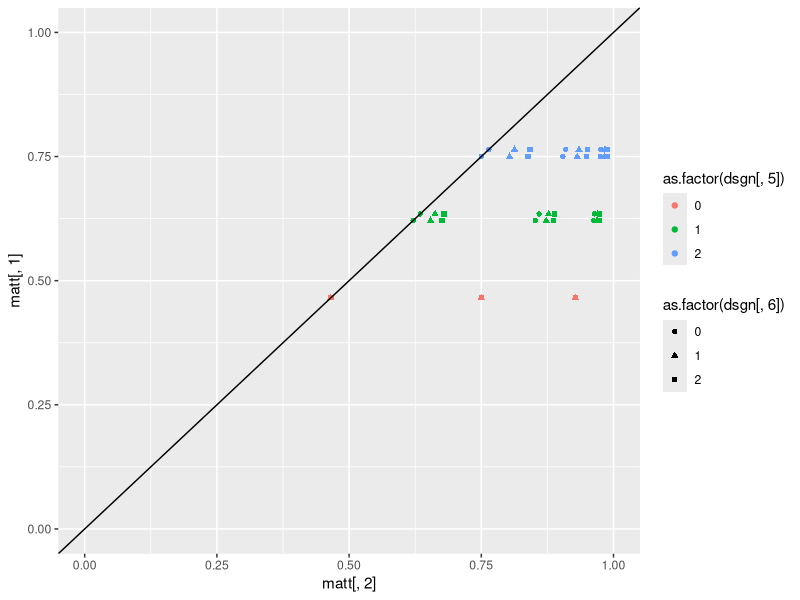
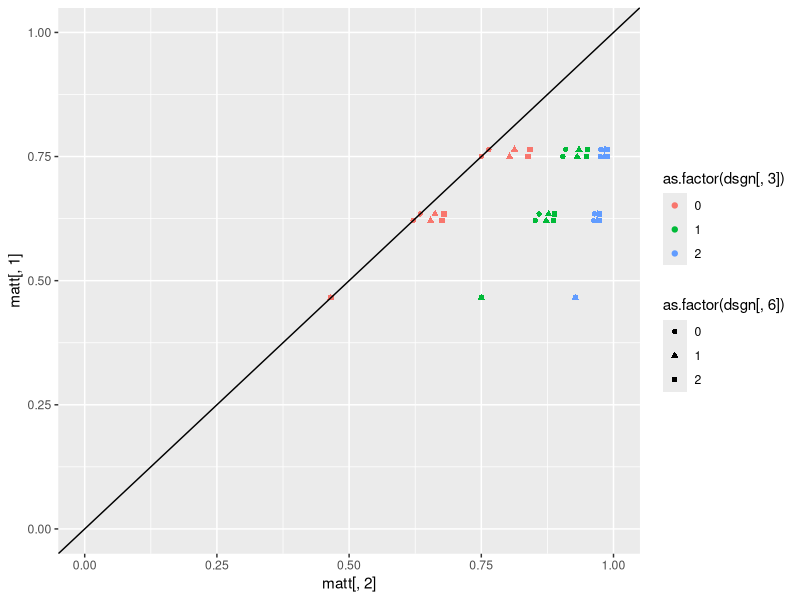

Recreate these plots in R, in order. (Note: this script raises an error after producing the figures.)
####
# This code sets determines how different parameter settings influence diff= P(y2=1|X1=X2=1)-P(y2=1|X1=X2=0)
#
#

# 1 to be determined
# 2 no effect (good at zero)
# 3 must be zero
# 4 ==0.5 (high)
# 5 ==2    (high)
# 6 ==0    (zero)
# 7 ==0.5 (high)

######################################################################## Design of experiment
lvls <- list(NA)

fixlev<-c(0,0.5)  # levels for not interesting parameters
#seqlev<-round(seq(0,4,0.3333),3)  # levels for  interesting parameters
seqlev<-c(0,1,2) # levels for  interesting parameters

lvls[[1]] <- c(0)  # violation

lvls[[2]] <- c(0, 1, 2)

lvls[[3]] <- c(0, 1, 2) 

lvls[[4]] <- c(0,1) 

lvls[[5]] <- c(0, 1, 2)

lvls[[6]] <-c(0, 1, 2)

lvls[[7]] <- c(0) # violation

lvls[[8]] <- c(0)

lvls[[9]] <- c(0)

lvls[[10]] <- c(0)

lvls[[11]] <- c(0,  1,  2)

interceptc<-(0)  # intercept for C1 and C2
intercepty<-(-1)   # intercept for Y1 and Y2
intercepth<-(-1)  #intercept for H
interceptz<-0.5
interceptx<-0.5

### factorial design
dsgn <- as.matrix(expand.grid(lvls[[1]], lvls[[2]], lvls[[3]], lvls[[4]], lvls[[5]], lvls[[6]], lvls[[7]], lvls[[8]], lvls[[9]], lvls[[10]], lvls[[11]]))
dim(dsgn)
dim(dsgn)[1]
######################################################################## 
### CALCULATE TRUE VALUES OF diff
matt <- matrix(0, dim(dsgn)[1], 2)

for (i in c(1:dim(dsgn)[1])) {
truetheta11 <- 0
kk <- 1
individual <- matrix(0, 8, 8)

 myH<-0
 myZ<-0
 myX1<-1
 myX2<-1
    for (c2i in 0:1) {
        for (y1i in 0:1) {
            for (c1i in 0:1) {
                individual[kk, 1:3] <- c(y1i, c1i, c2i)
 
                # P(C1=1 or =0)
                pc1<-1/(1+exp(-(interceptc )))
                aa <- (as.numeric(c1i == 1) * (pc1) + as.numeric(c1i == 0) * (1-pc1))

                # P(Y1=1 or =0|C1,X1)
                py1<-1/(1+exp(-(intercepty + dsgn[i, 5]*c1i + dsgn[i, 3]*myX1 + dsgn[i, 8]*myH)))
                bb <- as.numeric(y1i == 1) * (py1) + as.numeric(y1i == 0) * (1 - py1)

                # P(C2=1 or =0|C1,X1)
                pc2<-(1/(1+exp(-(interceptc + dsgn[i, 4]*c1i + dsgn[i, 6]*myX1))))
                cc <- as.numeric(c2i == 1) * (pc2)  + as.numeric(c2i == 0)*(1-pc2)
                
                # P(Y2=1|C2,X2,Y1)
                dd <- (as.numeric(y1i == 1) * 1 + as.numeric(y1i == 0) * ( (1/(1+exp(-(intercepty+dsgn[i, 9]*myZ + dsgn[i, 5]*c2i + dsgn[i, 3]*myX2 + dsgn[i, 8]*myH)))) ))                

                individual[kk, 5:8] <- c(aa, bb, cc, dd)
		
                # Product
                individual[kk, 4] <- aa * bb * cc * dd
                truetheta11 <- truetheta11 + individual[kk, 4]   

                kk <- kk + 1
            }
        }
    }
    
    
    
    truetheta00<- 0
    kk <- 1
    individual <- matrix(0, 8, 8)
    myH<-0
    myZ<-0
    myX1<-0
    myX2<-0

    for (c2i in 0:1) {
        for (y1i in 0:1) {
            for (c1i in 0:1) {
                individual[kk, 1:3] <- c(y1i, c1i, c2i)
 
                # P(C1=1 or =0)
                pc1<-1/(1+exp(-(interceptc )))
                aa <- (as.numeric(c1i == 1) * (pc1) + as.numeric(c1i == 0) * (1-pc1))

                # P(Y1=1 or =0|C1,X1)
                py1<-1/(1+exp(-(intercepty + dsgn[i, 5]*c1i + dsgn[i, 3]*myX1 + dsgn[i, 8]*myH)))
                bb <- as.numeric(y1i == 1) * (py1) + as.numeric(y1i == 0) * (1 - py1)

                # P(C2=1 or =0|C1,X1)
                pc2<-(1/(1+exp(-(interceptc + dsgn[i, 4]*c1i + dsgn[i, 6]*myX1))))
                cc <- as.numeric(c2i == 1) * (pc2)  + as.numeric(c2i == 0)*(1-pc2)
                
                # P(Y2=1|C2,X2,Y1)
                dd <- (as.numeric(y1i == 1) * 1 + as.numeric(y1i == 0) * ( (1/(1+exp(-(intercepty+dsgn[i, 9]*myZ + dsgn[i, 5]*c2i + dsgn[i, 3]*myX2 + dsgn[i, 8]*myH)))) ))                

                individual[kk, 5:8] <- c(aa, bb, cc, dd)
            

                # Product
                individual[kk, 4] <- aa * bb * cc * dd
                truetheta00 <- truetheta00 + individual[kk, 4]
                
                kk <- kk + 1
            }
        }
    }
  
    matt[i, ] <- c(truetheta00, truetheta11)
    print(i/dim(dsgn)[1])
}
######################################################################## 

library(ggplot2)
# Marginal probabilities of y2:
colMeans(matt)

diff_theta<-round(matt[,2]-matt[,1],5)
summary(diff_theta)

plot1<-qplot(matt[,2],matt[,1],  color=as.factor(dsgn[,5]), shape=as.factor(dsgn[,6]), ylim=c(0,1), xlim=c(0,1))+geom_abline(slope=1,intercept=0)
plot2<-qplot(matt[,2],matt[,1],  color=as.factor(dsgn[,3]), shape=as.factor(dsgn[,6]), ylim=c(0,1), xlim=c(0,1))+geom_abline(slope=1,intercept=0)
grid.arrange(plot1, plot2, ncol=1)

# Plots of interest:

#Theta3 has noticiable effect
qplot(dsgn[,3]+(dsgn[,6])/20, diff_theta,  color=as.factor(dsgn[,5]), shape=as.factor(dsgn[,4]))

# Theta5 and Theta6 also have effect
qplot(dsgn[,5]+(dsgn[,6])/20, diff_theta,  color=as.factor(dsgn[,3]), shape=as.factor(dsgn[,4]))
qplot(dsgn[,6]+(dsgn[,5])/20, diff_theta,  color=as.factor(dsgn[,3]), shape=as.factor(dsgn[,4]))

######################################################################
mod1<-glm(diff_theta~dsgn[,c(1:7,11)] + .*.*.,data=data.frame(dsgn[,c(1:7,11)]), family="binomial")
summary(mod1)
summary(mod1)$coefficients[summary(mod1)$coefficients[,4]<0.99,]
######################################################################## 






######################################################################## 
ppp <- 1
est <- matrix(0, dim(dsgn)[1], 2)
kkk <- 1
result <- matrix(0, dim(dsgn)[1], 2)
numsim <- 500  ### number of datasets generated under each scenario
Bayesresult <- matrix(0, dim(dsgn)[1] * numsim, 8)
n <- 200  ### size of each dataset
#set.seed(13)  ### for reproducibility
seedlist <- sample(1:250000, size = numsim)

######################################################################## 
simdatasum<-matrix(0,dim(dsgn)[1],8)
colnames(simdatasum)<-c( "H",     "Z",    "C1",    "X1",    "C2",    "Y1",    "X2",    "Y2") 
for (i in c(1:dim(dsgn)[1])) {
    ### loop over datasets
    for (j in 1:numsim) {
        print(c(i, j))
print(        kkk/(dim(dsgn)[1] * numsim))
#        set.seed(seedlist[j])


	    H <- rbinom(n, size = 1, prob = (1/(1+exp(-(intercepth)))) )
        Z  <- rbinom(n, 1, (1/(1+exp(-(interceptz + dsgn[i, 10]*H)))) )
        C1 <- rbinom(n, size = 1, prob = (1/(1+exp(-(interceptc)))) )
        X1<- rbinom(n, 1, (1/(1+exp(-(interceptx + dsgn[i, 1]*C1 + dsgn[i, 2]*H)))) ) 
        C2 <-rbinom(n, 1, (1/(1+exp(-(interceptc + dsgn[i, 4]*C1 + dsgn[i, 6]*X1)))) )         
        Y1 <-rbinom(n, 1, (1/(1+exp(-(intercepty + dsgn[i, 5]*C1 + dsgn[i, 3]*X1 + dsgn[i, 8]*H)))) ) 
        X2 <-rbinom(n, 1, (1/(1+exp(-(interceptx + dsgn[i, 1]*C2  + dsgn[i, 2]*H + dsgn[i, 7]*Y1 + dsgn[i, 9]*Z + dsgn[i, 11]*X1)))) )
        Y2 <- rep(1, n)  
        Y2[Y1 == 0]<-rbinom(length(Y2[Y1 == 0]), 1, (1/(1+exp(-(intercepty + dsgn[i, 9]*Z + dsgn[i, 5]*C2 + dsgn[i, 3]*X2 + dsgn[i, 8]*H)))) )     
 
        simdata <- data.frame(H,Z,C1,X1,C2,Y1,X2,Y2)
simdatasum[i,]<-colMeans(simdata)
        print(colMeans(simdata))
        
        
####################################################################### 
# ## BAYESIAN APPROACH:  WITHOUT Y1, WITHOUT H (uniform priors):
        
        C1probB <- function( c1, nm = 1) {
            ss <- sum(simdata$C1)
            nn <- length(simdata$C1)
            pp <- (rbeta(nm, (ss + 1), (nn - ss + 1)))
            if (c1 == 0) { return(1 - as.numeric(pp)) }
            if (c1 == 1) { return(as.numeric(pp))}}
        
        C2probB <- function(c2, c1, x1, nm = 1) {
            ss <- sum(simdata$C2[ simdata$C1 == c1 & simdata$X1 == x1])
            nn <- length(simdata$C2[ simdata$C1 == c1 & simdata$X1 == x1])
            pp <- (rbeta(nm, (ss + 1), (nn - ss + 1)))
            if (c2 == 0) { return(1 - as.numeric(pp)) }
            if (c2 == 1) { return(as.numeric(pp))}}
        
        Y2probB <- function( y2, c1, c2, x1, x2, nm = 1) {
            ss <- sum(simdata$Y2[ simdata$C2 == c2 & simdata$X2 == x2 & simdata$C1 == c1 & simdata$X1 == x1])
            nn <- length(simdata$Y2[ simdata$C2 == c2 & simdata$X2 == x2 & simdata$C1 == c1 & simdata$X1 == x1])
            pp <- (rbeta(nm, (ss + 1), (nn - ss + 1)))
            if (y2 == 0) { return(1 - as.numeric(pp))}
            if (y2 == 1) {return(as.numeric(pp)) } }
        
        
        nB <- 200
        sumtheta11B <- 0
        sumtheta00B <- 0
        for (c2i in 0:1) {
            for (c1i in 0:1) {
                  
                  sumtheta11B <- sumtheta11B + C1probB( c1 = c1i, nm = nB) * 
                  C2probB(   c2 = c2i, c1 = c1i, x1 = 1, nm = nB) * 
                  Y2probB( y2 = 1, c1 = c1i, c2 = c2i, x1 = 1,  x2 = 1, nm = nB)
                  
                  sumtheta00B <- sumtheta00B + C1probB( c1 = c1i, nm = nB) * C2probB( 
                    c2 = c2i, c1 = c1i, x1 = 0, nm = nB) * Y2probB( y2 = 1, c1 = c1i, c2 = c2i, x1 = 0, 
                    x2 = 0, nm = nB)
                  
                }
            }

        
        sumtheta00Bvec_wY1_wH <- sumtheta00B
        sumtheta11Bvec_wY1_wH <- sumtheta11B


########################


# ################################################################
# ## BAYESIAN APPROACH WITH Y1 WITHOUT H (uniform priors):

C1probB<-function(c1,nm=1){
	ss<-sum(simdata$C1)
	nn<-length(simdata$C1)
	pp<-(rbeta(nm,(ss+1),(nn-ss+1)))
	if(c1==0){return(1-as.numeric(pp))}
	if(c1==1){return(as.numeric(pp))}}

Y1probB<-function(y1,c1,x1,nm=1){
	ss<-sum(simdata$Y1[simdata$X1==x1 & simdata$C1==c1])
	nn<-length(simdata$Y1[simdata$X1==x1 & simdata$C1==c1])
	pp<-(rbeta(nm,(ss+1),(nn-ss+1)))
	if(y1==0){return(1-as.numeric(pp))}
	if(y1==1){return(as.numeric(pp))}}

C2probB<-function(c2,c1,x1,nm=1){
	ss<-sum(simdata$C2[simdata$C1==c1 & simdata$X1==x1])
	nn<-length(simdata$C2[simdata$C1==c1 & simdata$X1==x1])
	pp<-(rbeta(nm,(ss+1),(nn-ss+1)))
	if(c2==0){return(1-as.numeric(pp))}
	if(c2==1){return(as.numeric(pp))}}

Y2probB<-function(y2,c2,x2,y1,nm=1){
	ss<-sum(simdata$Y2[simdata$C2==c2 & simdata$X2==x2 & simdata$Y1==y1])
	nn<-length(simdata$Y2[simdata$C2==c2 & simdata$X2==x2 & simdata$Y1==y1])
	pp<-(rbeta(nm,(ss+1),(nn-ss+1)))
	if(y2==0){return(1-as.numeric(pp))}
	if(y2==1){return(as.numeric(pp))}}

nB<-200
# Integrate over the values of C1 and C2: Prob(Y2=1 | X1=1 and X2=1)
sumtheta11B<-0
sumtheta00B<-0
for(c2i in 0:1){
for(y1i in 0:1){
for(c1i in 0:1){
sumtheta11B<-sumtheta11B+C1probB(c1=c1i,nm=nB)*Y1probB(y1=y1i,c1=c1i,x1=1,nm=nB)*C2probB(c2=c2i,c1=c1i,x1=1,nm=nB)*Y2probB(y2=1,c2=c2i,x2=1,y1=y1i,nm=nB)
sumtheta00B<-sumtheta00B +C1probB(c1=c1i,nm=nB)*Y1probB(y1=y1i,c1=c1i,x1=0,nm=nB)*C2probB(c2=c2i,c1=c1i,x1=0,nm=nB)*Y2probB(y2=1,c2=c2i,x2=0,y1=y1i,nm=nB)
}}}

        sumtheta00Bvec_Y1_wH <- sumtheta00B
        sumtheta11Bvec_Y1_wH <- sumtheta11B


######################################################################## 
# ## BAYESIAN APPROACH WITHOUT Y1 WITH H  (uniform priors):
        HprobB <- function(h, nm = 1) {
            ss <- sum(simdata$H)
            nn <- length(simdata$H)
            pp <- (rbeta(nm, (ss + 1), (nn - ss + 1)))
            if (h == 0) { return(1 - as.numeric(pp)) }
            if (h == 1) {  return(as.numeric(pp))}}
           
        C1probB <- function(h, c1, nm = 1) {
            ss <- sum(simdata$C1[simdata$H == h])
            nn <- length(simdata$C1[simdata$H == h])
            pp <- (rbeta(nm, (ss + 1), (nn - ss + 1)))
            if (c1 == 0) {return(1 - as.numeric(pp))}
            if (c1 == 1) {return(as.numeric(pp))}}
        
        C2probB <- function(h, c2, c1, x1, nm = 1) {
            ss <- sum(simdata$C2[simdata$H == h & simdata$C1 == c1 & simdata$X1 == x1])
            nn <- length(simdata$C2[simdata$H == h & simdata$C1 == c1 & simdata$X1 == x1])
            pp <- (rbeta(nm, (ss + 1), (nn - ss + 1)))
            if (c2 == 0) {return(1 - as.numeric(pp))}
            if (c2 == 1) {return(as.numeric(pp))} }
        
        Y2probB <- function(h, y2, c1, c2, x1, x2, nm = 1) {
            ss <- sum(simdata$Y2[simdata$H == h & simdata$C2 == c2 & simdata$X2 == x2 & simdata$C1 == c1 & simdata$X1 == x1])
            nn <- length(simdata$Y2[simdata$H == h & simdata$C2 == c2 & simdata$X2 == x2 & simdata$C1 == c1 & simdata$X1 == x1])
            pp <- (rbeta(nm, (ss + 1), (nn - ss + 1)))
            if (y2 == 0) {return(1 - as.numeric(pp))}
            if (y2 == 1) {return(as.numeric(pp))}}
        
        
        nB <- 200
        sumtheta11B <- 0
        sumtheta00B <- 0
        for (c2i in 0:1) {
            for (c1i in 0:1) {
                for (hi in 0:1) {
                  
                  sumtheta11B <- sumtheta11B + HprobB(h = hi, nB) * C1probB(h = hi, c1 = c1i, nm = nB) * 
                  C2probB(h = hi,   c2 = c2i, c1 = c1i, x1 = 1, nm = nB) * 
                  Y2probB(h = hi, y2 = 1, c1 = c1i, c2 = c2i, x1 = 1,  x2 = 1, nm = nB)
                  
                  sumtheta00B <- sumtheta00B + HprobB(h = hi, nB) * C1probB(h = hi, c1 = c1i, nm = nB) * C2probB(h = hi, 
                    c2 = c2i, c1 = c1i, x1 = 0, nm = nB) * Y2probB(h = hi, y2 = 1, c1 = c1i, c2 = c2i, x1 = 0, 
                    x2 = 0, nm = nB)
                  
                }
            }
        }
        
        sumtheta00Bvec_wY1_H <- sumtheta00B
        sumtheta11Bvec_wY1_H <- sumtheta11B

# ################################################################
# ## BAYESIAN APPROACH WITH Y1 WITH H (uniform priors):
     HprobB <- function(h, nm = 1) {
            ss <- sum(simdata$H)
            nn <- length(simdata$H)
            pp <- (rbeta(nm, (ss + 1), (nn - ss + 1)))
            if (h == 0) {return(1 - as.numeric(pp))}
            if (h == 1) {return(as.numeric(pp))}}
        
      C1probB <- function(h, c1, nm = 1) {
            ss <- sum(simdata$C1[simdata$H == h])
            nn <- length(simdata$C1[simdata$H == h])
            pp <- (rbeta(nm, (ss + 1), (nn - ss + 1)))
            if (c1 == 0) {return(1 - as.numeric(pp))}
            if (c1 == 1) {return(as.numeric(pp))}}

	 Y1probB<-function(h, y1,c1,x1,nm=1){
			ss<-sum(simdata$Y1[simdata$H == h & simdata$X1==x1 & simdata$C1==c1])
			nn<-length(simdata$Y1[simdata$H == h & simdata$X1==x1 & simdata$C1==c1])
			pp<-(rbeta(nm,(ss+1),(nn-ss+1)))
			if(y1==0){return(1-as.numeric(pp))}
			if(y1==1){return(as.numeric(pp))}}

    C2probB <- function(h, c2, c1, x1, nm = 1) {
            ss <- sum(simdata$C2[simdata$H == h & simdata$C1 == c1 & simdata$X1 == x1])
            nn <- length(simdata$C2[simdata$H == h & simdata$C1 == c1 & simdata$X1 == x1])
            pp <- (rbeta(nm, (ss + 1), (nn - ss + 1)))
            if (c2 == 0) {return(1 - as.numeric(pp))}
            if (c2 == 1) {return(as.numeric(pp))}}

	Y2probB<-function(h, y2,c2,x2,y1,nm=1){
			ss<-sum(simdata$Y2[simdata$H == h & simdata$C2==c2 & simdata$X2==x2 & simdata$Y1==y1])
			nn<-length(simdata$Y2[simdata$H == h & simdata$C2==c2 & simdata$X2==x2 & simdata$Y1==y1])
			pp<-(rbeta(nm,(ss+1),(nn-ss+1)))
			if(y2==0){return(1-as.numeric(pp))}
			if(y2==1){return(as.numeric(pp))}}

nB<-200
# Integrate over the values of C1 and C2: Prob(Y2=1 | X1=1 and X2=1)
sumtheta11B<-0
sumtheta00B<-0
for(c2i in 0:1){
for(y1i in 0:1){
for(c1i in 0:1){
	                for (hi in 0:1) {
sumtheta11B<-sumtheta11B+C1probB(h= hi , c1=c1i,nm=nB)*Y1probB(h= hi, y1=y1i,c1=c1i,x1=1,nm=nB)*C2probB(h= hi, c2=c2i,c1=c1i,x1=1,nm=nB)*Y2probB(h=hi, y2=1,c2=c2i,x2=1,y1=y1i,nm=nB)
sumtheta00B<-sumtheta00B +C1probB(h=hi,c1=c1i,nm=nB)*Y1probB(h=hi,y1=y1i,c1=c1i,x1=0,nm=nB)*C2probB(h=hi,c2=c2i,c1=c1i,x1=0,nm=nB)*Y2probB(h=hi,y2=1,c2=c2i,x2=0,y1=y1i,nm=nB)
}}}}

        sumtheta00Bvec_Y1_H <- sumtheta00B
        sumtheta11Bvec_Y1_H <- sumtheta11B

##################################
##################################
##################################


#one-sided p-values:
        Bpval_Y1_H <- 1 - mean((sumtheta11Bvec_Y1_H - sumtheta00Bvec_Y1_H) > 0)
        Bpval_wY1_H <- 1 - mean((sumtheta11Bvec_wY1_H - sumtheta00Bvec_wY1_H) > 0)
        Bpval_Y1_wH <- 1 - mean((sumtheta11Bvec_Y1_wH - sumtheta00Bvec_Y1_wH) > 0)
		Bpval_wY1_wH <- 1 - mean((sumtheta11Bvec_wY1_wH - sumtheta00Bvec_wY1_wH) > 0)

        Hpval <- (1-pnorm((summary(glm(Y2 ~ H, data = simdata, family = "binomial"))$coefficients[2, 3])))

        Bayesresult[kkk, ] <- c(i, j, diff_theta[i], Bpval_Y1_H, Bpval_wY1_H, Bpval_Y1_wH, Bpval_wY1_wH, Hpval)
        kkk <- kkk + 1
    }
}

######################################################################## 


alpha<-0.1
AA <- Bayesresult
Bayesresult <- AA

colnames(Bayesresult)<-c("i","j","diff_theta","with Y1 with H","without Y1 with H","with Y1 without H","without Y1 without H", "IV")
power <- matrix(0, dim(dsgn)[1], 7)
for (i in (dim(dsgn)[1]:1)) {
    power[i, ] <- c(i, 
    mean(Bayesresult[Bayesresult[, 1] == i, ][, 3]), 
    mean(Bayesresult[Bayesresult[, 1] == i, ][, 4] <= alpha), 
    mean(Bayesresult[Bayesresult[, 1] == i, ][, 5] <= alpha), 
    mean(Bayesresult[Bayesresult[,1] == i, ][, 6] <= alpha), 
    mean(Bayesresult[Bayesresult[,1] == i, ][, 7] <= alpha), 
    mean(Bayesresult[Bayesresult[,1] == i, ][, 8] <= alpha))
}

colnames(power)<-c("i","diff_theta","with Y1 with H","without Y1 with H","with Y1 without H","without Y1 without H", "IV")

require(gridExtra)
plot1 <- qplot(diff_theta,    power[, 5], col = as.factor(dsgn[, 3]), shape=as.factor(dsgn[, 5]), ylim=c(0,1))+geom_abline(slope=0,intercept=alpha)+  geom_jitter(width = 0.05, height = 0)+ggtitle(paste(colnames(power)[5]))
plot2 <- qplot(diff_theta,    power[, 6], col = as.factor(dsgn[, 2]), shape=as.factor(dsgn[, 3]), ylim=c(0,1))+geom_abline(slope=0,intercept=alpha)+  geom_jitter(width = 0.05, height = 0)+ggtitle(paste(colnames(power)[6]))
grid.arrange(plot1, plot2, ncol=1) 

nullpower<-power[diff_theta==0,]

require(gridExtra)
plot1 <- qplot((dsgn[, 5][diff_theta==0]),    nullpower[, 3], col = as.factor(dsgn[, 2][diff_theta==0]), shape=as.factor(dsgn[, 6][diff_theta==0]), ylim=c(0,0.5))+geom_abline(slope=0,intercept=alpha)+  geom_jitter(width = 0.2, height = 0)+ggtitle(paste(colnames(power)[3]))
plot2 <- qplot((dsgn[, 5][diff_theta==0]),    nullpower[, 4], col = as.factor(dsgn[, 2][diff_theta==0]), shape=as.factor(dsgn[, 6][diff_theta==0]), ylim=c(0,0.5))+geom_abline(slope=0,intercept=alpha)+  geom_jitter(width = 0.2, height = 0)+ggtitle(paste(colnames(power)[4]))
grid.arrange(plot1, plot2, ncol=1)


require(gridExtra)
plot1 <- qplot((dsgn[, 5][diff_theta==0]),    nullpower[, 5], col = as.factor(dsgn[, 2][diff_theta==0]), shape=as.factor(dsgn[, 6][diff_theta==0]), ylim=c(0,0.5))+geom_abline(slope=0,intercept=alpha)+  geom_jitter(width = 0.2, height = 0)+ggtitle(paste(colnames(power)[5]))
plot2 <- qplot((dsgn[, 5][diff_theta==0]),    nullpower[, 6], col = as.factor(dsgn[, 2][diff_theta==0]), shape=as.factor(dsgn[, 6][diff_theta==0]), ylim=c(0,0.5))+geom_abline(slope=0,intercept=alpha)+  geom_jitter(width = 0.2, height = 0)+ggtitle(paste(colnames(power)[6]))
grid.arrange(plot1, plot2, ncol=1)





# nullpower2 <-nullpower
# dsgn2<-dsgn


# nullpower1 <-nullpower
# dsgn1<-dsgn

# 1 to be determined
# 2 no effect (good at zero)
# 3 must be zero
# 4 ==0.5 (high)
# 5 ==2    (high)
# 6 ==0    (zero)
# 7 ==0.5 (high)